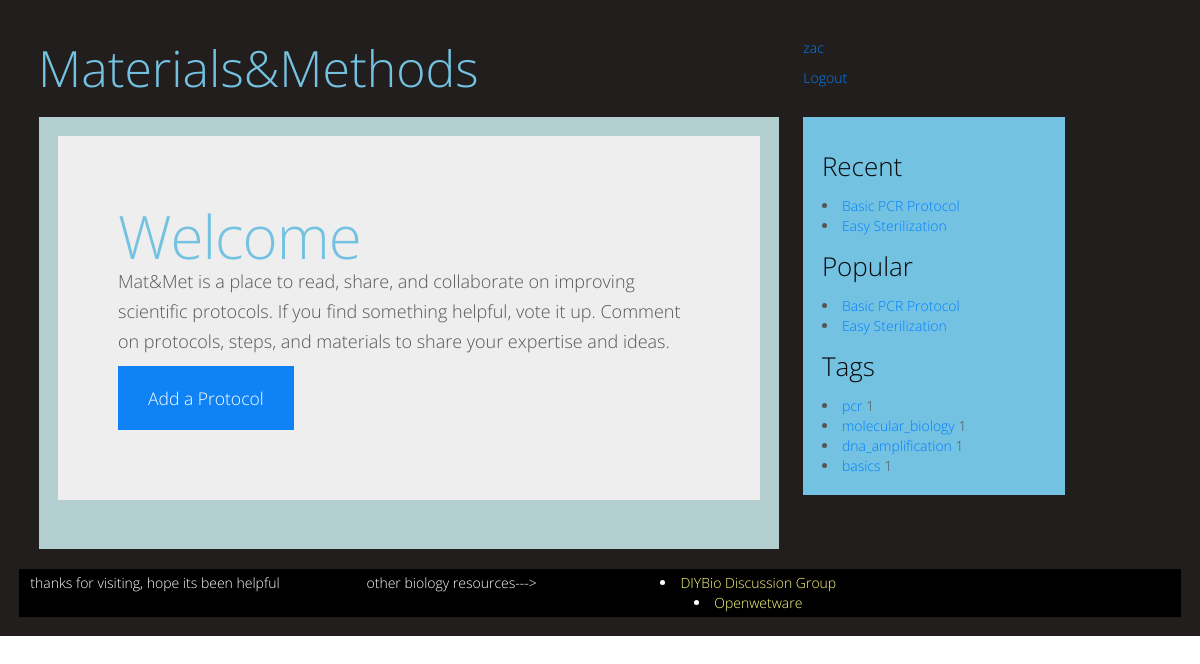
The app's page / (signed in) with its own data.
### protocols/models.py (models this page shows, shortened)
class Document(models.Model):
    author = models.ForeignKey(User)
    votes = models.IntegerField()
    date_created = models.DateField()

class Protocol(Document):
    name = models.CharField(max_length = 225)
    description = models.TextField()
    tags = models.ManyToManyField(Tag)
    materials = models.ManyToManyField('Material')

class Tag(models.Model):
    name = models.CharField(max_length = 100)
    number_protocols = models.IntegerField()

### protocols/views.py (the view)
# urls.py: url(r'^$', 'protocols.views.index', name='index'),
def index(request):
    recent_protocols = Protocol.objects.order_by('-date_created')[:5]
    popular_protocols = Protocol.objects.order_by('votes')[:5]
    tags = Tag.objects.all()
    return render_to_response('index.html',
        {"tags": tags, "recent_protocols": recent_protocols,
        "popular_protocols": popular_protocols, },
        context_instance=RequestContext(request))

### templates/index.html (shortened to what this page needs)
{% extends "base.html" %}
{% block main_pane %}
<div class="hero-unit well-color4">
  <h1>Welcome</h1>
  <p>Mat&Met is a place to read, share, and collaborate on improving scientific protocols.  If you find something helpful, vote it up.  Comment on protocols, steps, and materials to share your expertise and ideas.</p>
  <p>
    <a class="btn btn-primary btn-large" href = 'new'>
      Add a Protocol
    </a>
  </p>
</div>
{% endblock main_pane %}

### templates/base.html (shortened to what this page needs)
<!DOCTYPE html>
 <html class="no-js">
    <head>
        <link rel="stylesheet" href="{{ STATIC_URL }}bootstrap.css" />
        <link rel="stylesheet" href="{{ STATIC_URL }}methods.css" />
    </head>
    <body class="{% block body_class %}{% endblock %}">
        <div class='well well-color1'>
    {% block body %}
        {% block content %}
            <div class = 'row-fluid'>
                <div class='span12'>
            {% block top_pane %}
                    <div class = 'well well-color1'>
                <div class='row-fluid'>
                    <div class ='span5'>
                    {% block site_title %}
                        <a href="{{ STATIC_URL }}.."><h1>Materials&Methods</h1></a>
                    {% endblock site_title %}
                    </div>
                <div class = 'span3 offset3'>
                {% if user.is_authenticated %}
                    {% block quick_user_info %}
                    <div id = quick_user_info>
                        <a href="{{ STATIC_URL }}users/{{user.id}}">{{user.username}}</a>
                        <p>{{user.total_votes}}</p>  <a href = '{{ STATIC_URL }}../logout'>Logout</a>
                    </div>
                    {% endblock quick_user_info %}
                {% endif %}
                </div>
            </div>
            </div>
            </div>
        </div>
            {% endblock top_pane %}
            <div class = 'container-fluid'>
            <div class = 'row-fluid'>
                <div class = 'span8'>
                    <div class = 'well well-color2'>
                    {% block main_pane %}
                    {% endblock main_pane %}
                    </div>
                </div>
                {% block side_pane %}
                <div class = 'span3'>
                    <div class = 'well well-color3'>
                    {% block recent_protocols %}
                        <div class = "sidebar_five_protocols">
                            <h2>Recent</h2>
                            {% for protocol in recent_protocols %}
                                <li><a href="/{{ protocol.id }}">{{ protocol.name }}</a></li>
                            {% endfor %}
                        </div>
                    {% endblock recent_protocols %}
                    {% block popular_protocols %}
                        <div class = "sidebar_five_protocols">
                            <h2>Popular</h2>
                            {% for protocol in popular_protocols %}
                                <li><a href="/{{ protocol.id }}">{{ protocol.name }}</a></li>
                            {% endfor %}
                        </div>
                    {% endblock popular_protocols %}
                    {% block tags %}
                        <div class = "sidebar_tags">
                            <h2>Tags</h2>
                            {% for tag in tags %}
                                <li><a href="/tags/{{ tag.name }}">{{ tag.name }}</a>  {{ tag.number_protocols }}</li>
                            {% endfor %}
                        </div>
                    {% endblock tags %}
                </div>
            </div>
            </div>
        </div>
            {% endblock side_pane %}
            {% block bottom_pane %}
            <div id = 'footer'>
                <div class = 'row-fluid'>
                    <div class = 'span3'>
                        <p> thanks for visiting, hope its been helpful </p>
                    </div>
                    <div class = 'span3'>
                        <p>other biology resources---></p>
                    </div>
                    <div class = 'span3'>
                        {% block other_resources %}
                            <li><a href="http://wwww.groups.google.com/groups/diybio">DIYBio Discussion Group</a></li>
                            <li><a href="http://wwww.openwetware.org">Openwetware</a> </li>
                        {% endblock other_resources %}
                    </div>
                </div>
            </div>
            {% endblock bottom_pane %}
        {% endblock content %}
    {% endblock body %}
    </div>
    </body>
</html>

### protocols/static/methods.css (style rules this page uses)
#footer { clear: left; width: 100%; background: black; color: #FFF; text-align: center; padding: 4px 0; }
#footer a { color: #FFFF80; }

### records on screen
Protocol: name "Basic PCR Protocol"
Protocol: name "Easy Sterilization"
Tag: name "pcr", number_protocols "1"
Tag: name "molecular_biology", number_protocols "1"
Tag: name "dna_amplification", number_protocols "1"
Tag: name "basics", number_protocols "1"

### other values on screen
{{ user.username }} "zac"
